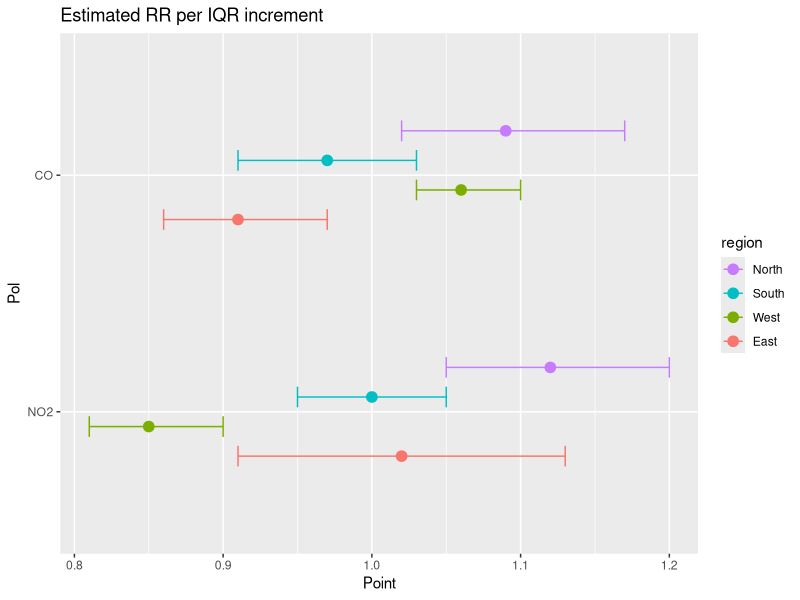

Here is the R script that generated this plot:

library(ggplot2)
##Make same plot sorted by region in a certain order and also sort by pollutant (CO comes top) ########################
df=data.frame(c(0.91,1.09,1.06,0.97,1.02,1.12,0.85,1.00),c(0.86,1.02,1.03,0.91,0.91,1.05,0.81,0.95),c(0.97,1.17,1.10,1.03,1.13,1.20,0.90,1.05))
#name column
colnames(df)=c('Point','LCI','UCI')
df$Pol=c('CO','CO','CO','CO','NO2','NO2','NO2','NO2')
df$region=c('East','North','West','South','East','North','West','South')
df$region=factor(df$region)
df$Pol=factor(df$Pol)

# Releevl factor, but put the levels in reverse order. 
# If you want to put North at the top, put North at the end of statement
df$region=factor(df$region,levels=c('East','West','South','North'))

ggplot(data=df,aes(x=Pol,y=Point,quality,fill=region,colour=region))+
	geom_errorbar(aes(ymin=LCI,ymax=UCI),width=0.35,position=position_dodge(0.5))+
	geom_point(position=position_dodge(0.5),cex=3.25)+
	coord_flip()+
	scale_x_discrete(limits=rev(levels(df$Pol)))+
	ggtitle('Estimated RR per IQR increment')+
	guides(fill=FALSE,colour=guide_legend(reverse=TRUE))

